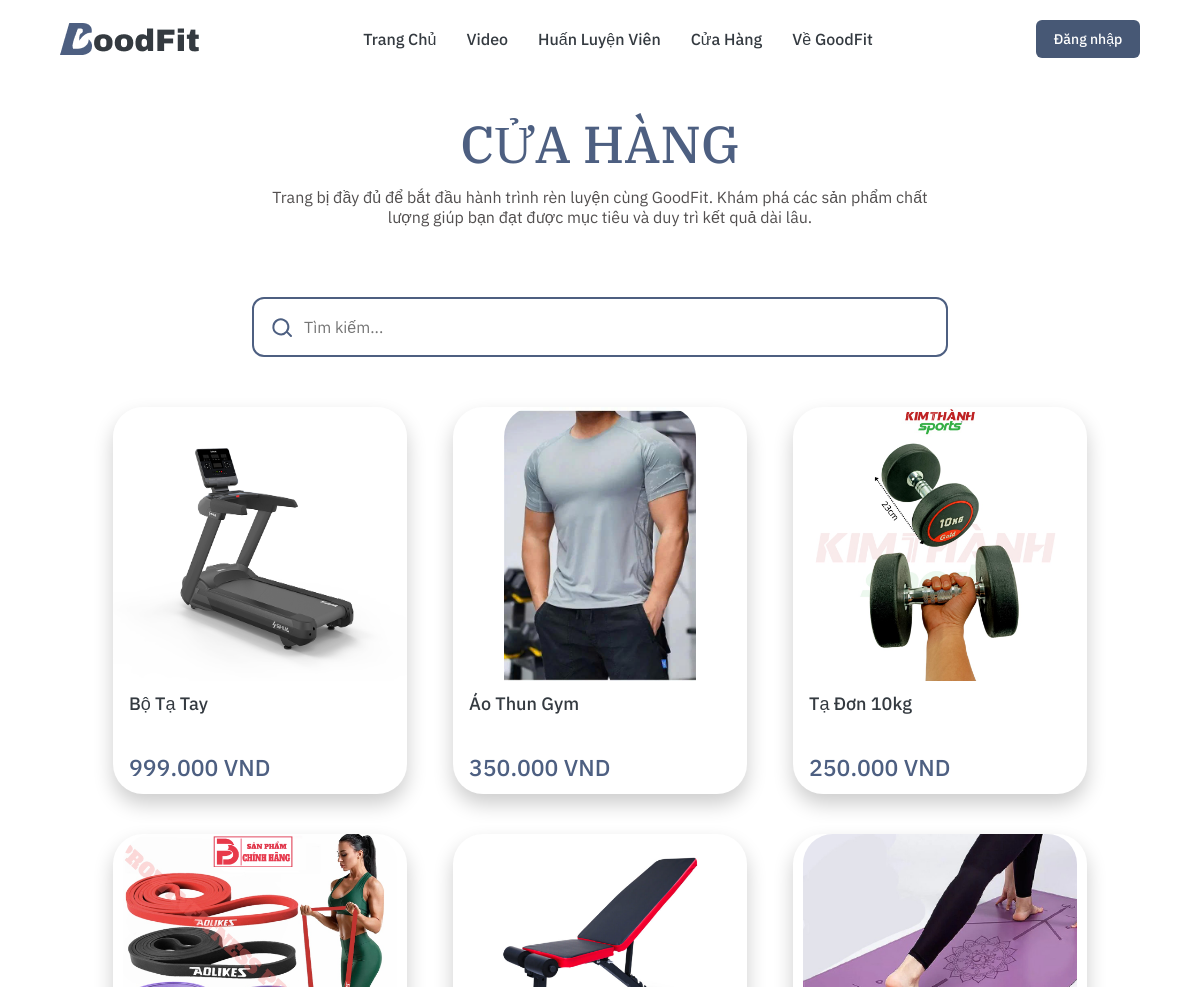
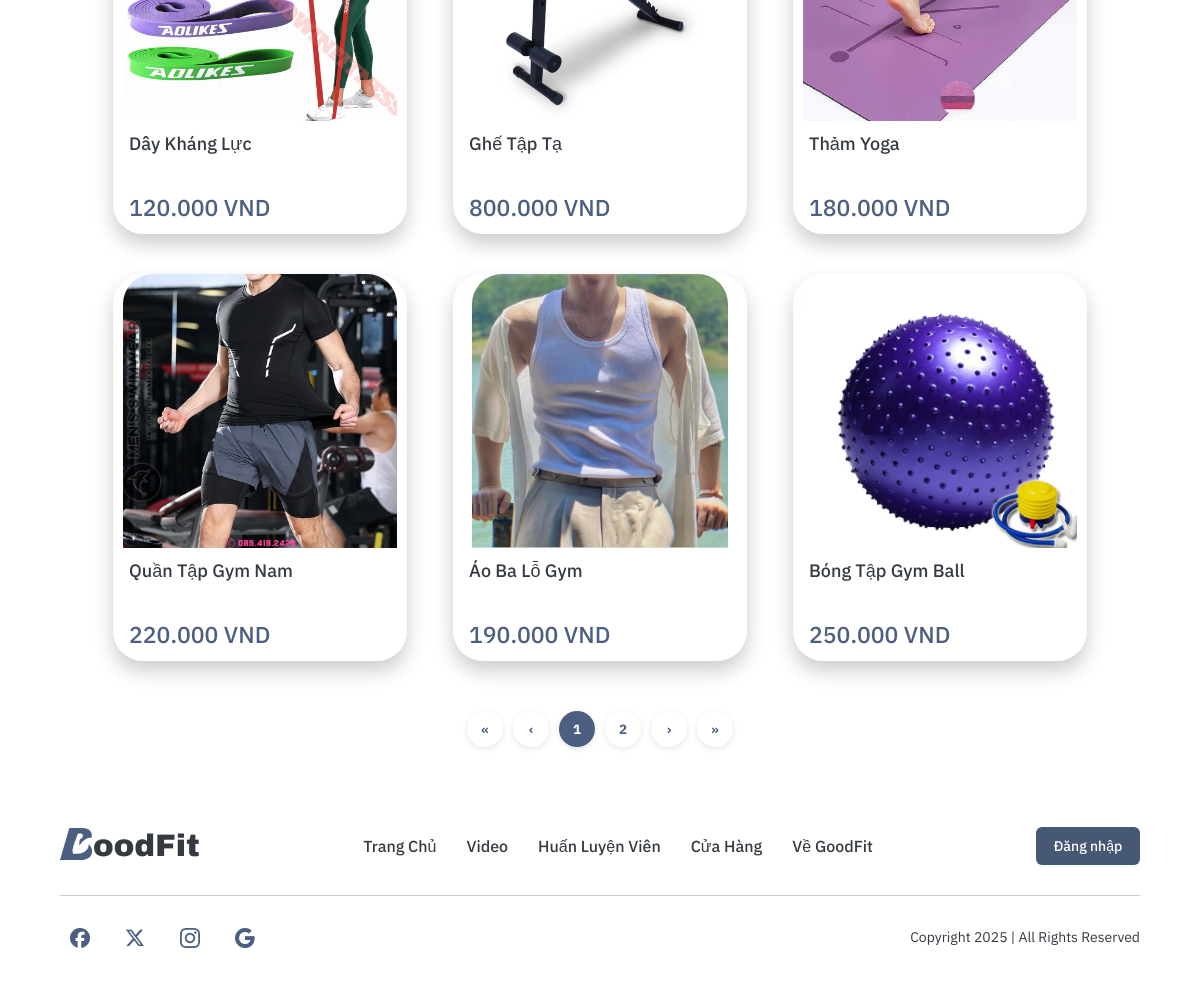
The page /cuahang/cuahang.php on the database its author committed (2 pictures, top to bottom).
### tables this page shows
CREATE TABLE `sanpham` (
  `id` int NOT NULL AUTO_INCREMENT,
  `ten` varchar(255) NOT NULL,
  `gia` int NOT NULL,
  `anh` varchar(255) NOT NULL,
  `mota` text,
  `in_cart` tinyint DEFAULT '0',
  PRIMARY KEY (`id`)
);

### cuahang/cuahang.php (the view, shortened to what this page needs)
<?php
include '../connect.php';
$sql = "SELECT * FROM sanpham";
$result = $conn->query($sql);
?>
<!DOCTYPE html>
<html lang="vi">
<head>
  <link rel="stylesheet" href="https://cdnjs.cloudflare.com/ajax/libs/font-awesome/6.4.0/css/all.min.css">
  <link rel="stylesheet" href="cuahang.css">
  <link rel="stylesheet" href="../header.css">
</head>
<body>
  <?php include '../header.php'; ?>
  <section class="store">
    <h1 class="title">CỬA HÀNG</h1>
    <p class="subtitle">
      Trang bị đầy đủ để bắt đầu hành trình rèn luyện cùng GoodFit. Khám phá các sản phẩm chất lượng giúp bạn đạt được mục tiêu và duy trì kết quả dài lâu.
    </p>
    <div class="search-box">
      <svg class="icon search-icon" xmlns="http://www.w3.org/2000/svg" fill="none" viewBox="0 0 24 24" stroke="currentColor">
        <path stroke-linecap="round" stroke-linejoin="round" stroke-width="2"
          d="M21 21l-4.35-4.35m0 0A7.5 7.5 0 103.5 10.5a7.5 7.5 0 0013.15 6.15z" />
      </svg>
      <input type="text" id="searchInput" placeholder="Tìm kiếm..." />
    </div>
    <div class="product-grid">
     <?php while ($row = $result->fetch_assoc()) { ?>
  <a href="../cuahang2/cuahang2.php?id=<?php echo $row['id']; ?>" class="card-link">
    <div class="product-card">
      <img src="<?php echo $row['anh']; ?>" alt="<?php echo $row['ten']; ?>"  />
      <h2><?php echo $row['ten']; ?></h2>
      <p class="price"><?php echo number_format($row['gia'], 0, ',', '.'); ?> VND</p>
    </div>
  </a>
<?php } ?>
    </div>
   <div class="pagination" id="pagination"></div>
  </section>
<?php include($_SERVER['DOCUMENT_ROOT'] . "/GoodFit/footer.php"); ?>
</body>
</html>

### cuahang/cuahang.css (style rules this page uses)
* { margin: 0; padding: 0; box-sizing: border-box; }
body { font-family: 'IBM Plex Sans', sans-serif; background-color: #ffffff; color: #2e2e2e; }
.store { padding: 40px 20px; max-width: 1200px; margin: auto; text-align: center; }
.title { font-family: 'IBM Plex Serif', serif; font-weight: 500; font-size: 52px; color: #4D5F81; margin-bottom: 10px; margin-top: 70px; }
.subtitle { font-family: 'IBM Plex Sans', sans-serif; font-weight: 400; font-size: 16px; color: #524F4F; margin-bottom: 70px; max-width: 700px; margin: 0 auto 70px auto; }
.search-box { width: 696px; height: 60px; border: 2px solid #4D5F81; border-radius: 12px; margin: 0 auto 40px auto; display: flex; align-items: center; padding: 0 16px; background-color: #ffffff; margin-bottom: 50px; }
.search-box input { flex: 1; background: transparent; border: none; outline: none; font-size: 16px; color: rgb(0, 0, 0); padding: 0 10px; font-family: 'IBM Plex Sans', sans-serif; }
.icon { width: 24px; height: 24px; color: #4D5F81; flex-shrink: 0; }
.product-grid { display: grid; grid-template-columns: repeat(3, 1fr); gap: 40px 20px; justify-items: center; max-width: 1000px; margin: 0 auto; }
.product-card { width: 294px; height: 387px; background: #ffffff; padding: 0; border-radius: 30px; overflow: hidden; display: flex; flex-direction: column; box-shadow: 0px 10px 20px rgba(0, 0, 0, 0.2); transition: transform 0.3s ease; }
.product-card img { width: auto; max-width: 100%; height: 274px; border-top-left-radius: 30px; border-top-right-radius: 30px; display: block; margin: 0 auto; }
.product-card h2 { font-family: 'IBM Plex Sans', sans-serif; font-weight: 500; font-size: 18px; color: #343A40; margin: 10px 16px 5px 16px; display: -webkit-box; -webkit-line-clamp: 2; line-clamp: 2; -webkit-box-orient: vertical; overflow: hidden; text-overflow: ellipsis; line-height: 1.4; height: calc(1.4em * 2); text-align: left; }
a.card-link { text-decoration: none; color: inherit; }
.product-card .price { font-family: 'IBM Plex Sans', sans-serif; font-weight: 500; font-size: 23px; color: #4D5F81; margin: 6px 16px 0 16px; text-align: left; }
.pagination { display: flex; justify-content: center; gap: 10px; margin-top: 50px; }

### rows shown on the page
sanpham: anh (picture), ten "Bộ Tạ Tay", gia "999.000"
sanpham: anh (picture), ten "Áo Thun Gym", gia "350.000"
sanpham: anh (picture), ten "Tạ Đơn 10kg", gia "250.000"
sanpham: anh (picture), ten "Dây Kháng Lực", gia "120.000"
sanpham: anh (picture), ten "Ghế Tập Tạ", gia "800.000"
sanpham: anh (picture), ten "Thảm Yoga", gia "180.000"
sanpham: anh (picture), ten "Quần Tập Gym Nam", gia "220.000"
sanpham: anh (picture), ten "Áo Ba Lỗ Gym", gia "190.000"
sanpham: anh (picture), ten "Bóng Tập Gym Ball", gia "250.000"
